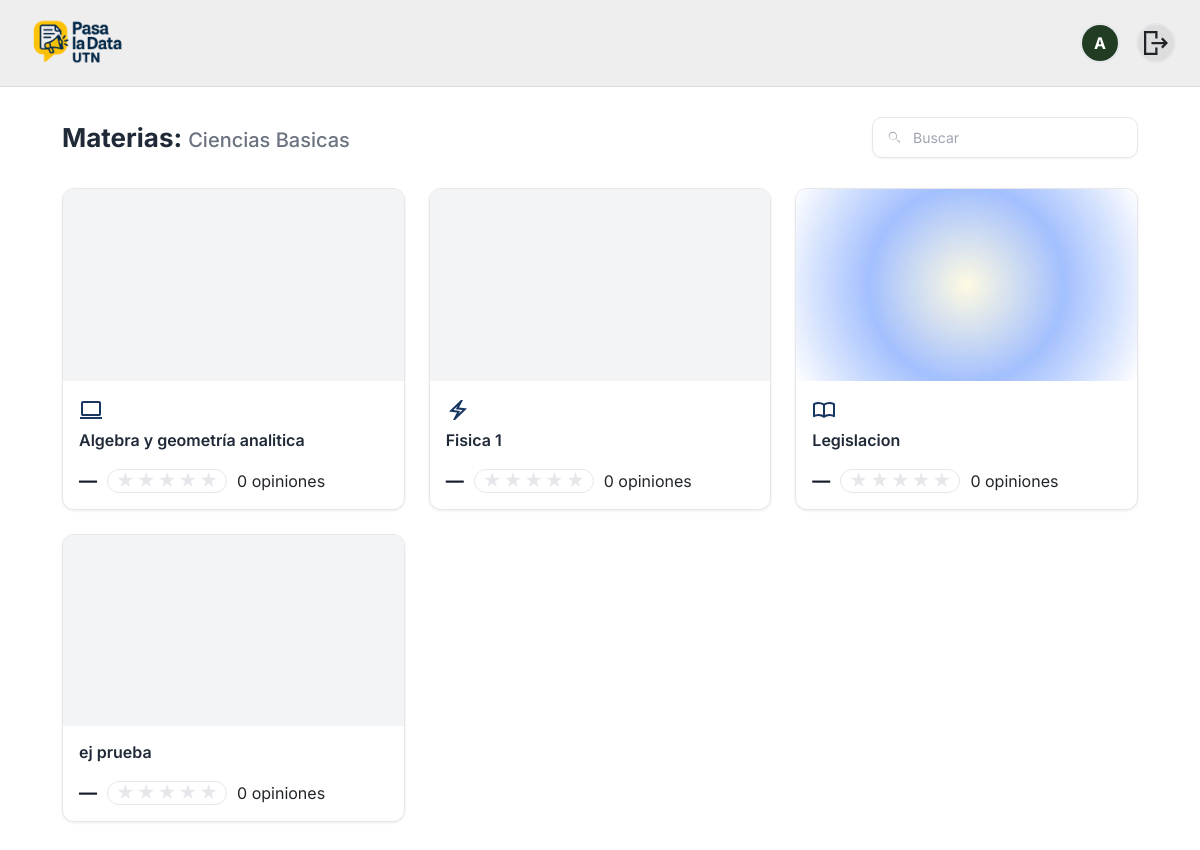
The page /academics/subjects/3/ (signed in) on the database its author committed.
### people/models.py (models this page shows, shortened)
class User(AbstractUser):
    class Role(models.TextChoices):
        ALUMNO = "ALU", "Alumno"
        PROFESOR = "PRO", "Profesor"
        ADMIN = "ADM", "Administrador"
    rol = models.CharField(max_length=3, choices=Role.choices)
    legajo = models.CharField(max_length=20, unique=True, null=True, blank=True)  # solo alumnos
    username = models.CharField(max_length=150, blank=True, default='')
    imagen_perfil = models.ImageField(
        upload_to="profiles/", null=True, blank=True
    )

### academics/models.py (models this page shows, shortened)
class Department(models.Model):
    nombre = models.CharField(max_length=120, unique=True)
    imagen = models.ImageField(upload_to="departments/", blank=True, null=True)
    icono = models.CharField(max_length=4096, blank=True, null=True)
    created_at = models.DateTimeField(auto_now_add=True)
    active = models.BooleanField(default=True)
    class Meta:
        ordering = ["nombre"]
        verbose_name = "Departamento"

class Materia(models.Model):
    nombre = models.CharField(max_length=120, unique=True)
    eliminado = models.BooleanField(default=False)
    departamento = models.ForeignKey(Department, on_delete=models.CASCADE, related_name="materias")
    descripcion = models.TextField(blank=True, null=True)
    icono = models.CharField(max_length=4096, blank=True, null=True)
    imagen = models.ImageField(upload_to="materias/", blank=True, null=True)
    created_at = models.DateTimeField(auto_now_add=True)
    active = models.BooleanField(default=True)
    class Meta:
        ordering = ["nombre"]
        verbose_name = "Materia"

### academics/views.py (the view)
# urls.py: path("subjects/<int:department_id>/", views.MateriasListView.as_view(), name="subjects_by_dept"),
class MateriasListView(LoginRequiredMixin, ListView):
    template_name = "academics/materias.html"
    context_object_name = "subjects"
    model = Materia
    def get_queryset(self):
        self.department = get_object_or_404(Department, pk=self.kwargs["department_id"])
        avg_sq = (ResenaItem.objects
                  .filter(target_type="MATERIA", materia_id=OuterRef('pk'))
                  .values('materia_id')
                  .annotate(avg=Avg('puntuacion'))
                  .values('avg')[:1])
        cnt_sq = (ResenaItem.objects
                  .filter(target_type="MATERIA", materia_id=OuterRef('pk'))
                  .values('materia_id')
                  .annotate(cnt=Count('id'))
                  .values('cnt')[:1])
        return (Materia.objects
                .filter(departamento_id=self.department.pk, eliminado=False)
                .select_related("departamento")
                .annotate(
                    avg_rating=Coalesce(Subquery(avg_sq, output_field=FloatField()), Value(0.0)),
                    opiniones_cnt=Coalesce(Subquery(cnt_sq, output_field=IntegerField()), Value(0)),
                )
                .order_by("nombre"))
    def get_context_data(self, **kwargs):
        ctx = super().get_context_data(**kwargs)
        ctx["department"] = self.department
        ctx["current_year"] = timezone.now().year
        for d in ctx["subjects"]:
            promedio = float(getattr(d, "avg_rating", 0.0) or 0.0)
            cantidad = int(getattr(d, "opiniones_cnt", 0) or 0)
            full_stars = max(0, min(5, int(round(promedio)))) if cantidad else 0
            d.rating = {
                "score": f"{promedio:.1f}" if cantidad else "—",
                "count_text": _count_text(cantidad),
                "full_stars": full_stars,
            }
        return ctx

### academics/views.py (called while the page is built)
def _count_text(n: int) -> str:
        return f"{n} opiniones" if n < 1000 else f"{n/1000:.1f} k opiniones"

### academics/templates/academics/materias.html (shortened to what this page needs)
{% extends "base.html" %}
{% load static %}
{% block extra_head %}
<link rel="stylesheet" href="{% static 'academics/css/departamento.css' %}">
{% endblock %}
{% block content %}
<div class="aa-container">
  <div class="aa-toolbar">
    <div class="aa-titles">
  <h2 class="aa-h2">Materias:</h2>
  <h2 class="aa-subh2">{{ department.nombre }}</h2>
</div>
    <div class="aa-search">
      <svg viewBox="0 0 24 24" aria-hidden="true">
        <path
          d="M15.5 14h-.79l-.28-.27a6.471 6.471 0 0 0 1.57-4.23C15.99 6.01 13.48 3.5 10.5 3.5S5 6.01 5 9s2.51 5.5 5.5 5.5c1.61 0 3.09-.59 4.23-1.57l.27.28v.79l4.25 4.25 1.27-1.27L15.5 14Zm-5 0C8.01 14 6 11.99 6 9.5S8.01 5 10.5 5 15 7.01 15 9.5 12.99 14 10.5 14Z" />
      </svg>
      <input id="search" type="text" placeholder="Buscar" autocomplete="off">
    </div>
  </div>
  <section id="grid" class="aa-grid">
   {% for d in subjects %}
  {% url 'academics:materia_comisiones' d.id current_year as subj_url %}
  {% include "academics/Components/card.html" with title=d.nombre image_url=d.imagen icon=d.icono badge=d.badge rating=d.rating opinions=d.opiniones href=subj_url new_tab=False %}
{% endfor %}
  </section>
</div>
{% endblock %}

### templates/partials/_navbar.html
{% load static %}
<header class="navbar">
  <div class="navbar__inner container-narrow">
    <a class="navbar__brand"
       href="{% if request.user.is_authenticated and request.user.rol == 'ADM' %}
                {% url 'academics:admin_panel' %}
              {% else %}
                {% url 'academics:home' %}
              {% endif %}">
      <img class="navbar__logo" src="{% static 'img/logo.png' %}" alt="Pasa la Data UTN">
    </a>
    <div class="navbar__right">
      {% if request.user.is_authenticated %}
        {% if request.user.rol != "ADM" %}
          <a class="nav-avatar" href="{% url 'people:perfil' %}" title="Mi perfil">
            {% if request.user.imagen_perfil %}
              <img src="{{ request.user.imagen_perfil.url }}" alt="Foto de perfil">
            {% else %}
              <span class="nav-avatar__fallback">
                {{ request.user.get_short_name|default:request.user.username|slice:":1"|upper }}
              </span>
            {% endif %}
          </a>
        {% endif %}
        <a class="nav-avatar" href="{% url 'people:logout' %}" title="Cerrar sesión">
          <img src="{% static 'img/logout.svg' %}" alt="Cerrar sesión" class="logout-icon">
        </a>
      {% else %}
        <a class="btn btn-light btn-sm" href="{% url 'people:register' %}">Registrate</a>
        <a class="btn btn-light btn-sm" href="{% url 'people:login' %}">Iniciar sesión</a>
      {% endif %}
    </div>
  </div>
</header>

### academics/templates/academics/Components/card.html (shortened to what this page needs)
{% load static %}
{% block extra_head %}
<link rel="stylesheet" href="{% static 'academics/css/card.css' %}">
{% endblock %}
    <a class="aa-card" href="{{ href }}" data-name="{{ title|lower }}"
    {% if new_tab %}target="_blank" rel="noopener"{% endif %}>
        <div class="aa-thumb">
    {% if image_url %}
      {% if image_url.url %}
        <img src="{{ image_url.url }}" alt="{{ title }}"
             onerror="this.closest('.aa-thumb').classList.add('aa-thumb-placeholder'); this.remove();">
      {% elif image_url|slice:":4" == "<svg" %}
        <div class="aa-thumb-svg">{{ image_url|safe }}</div>
      {% else %}
        <img src="{{ image_url }}" alt="{{ title }}"
             onerror="this.closest('.aa-thumb').classList.add('aa-thumb-placeholder'); this.remove();">
      {% endif %}
    {% else %}
      <div class="aa-thumb-placeholder"></div>
    {% endif %}
  </div>
  <div class="aa-body">
    {% if icon %}
      <div class="aa-icon">
        {% if icon.url %}
          <img class="aa-icon-img" src="{{ icon.url }}" alt=""
               onerror="this.remove();">
        {% elif icon|slice:":4" == "<svg" %}
          {{ icon|safe }}
        {% else %}
          <img class="aa-icon-img" src="{{ icon }}" alt=""
               onerror="this.remove();">
        {% endif %}
      </div>
    {% endif %}
        <h3 class="aa-title">{{ title }}</h3>
                {% if rating %}
    <div class="pp-rating-row">
        <span class="pp-score">{{ rating.score }}</span>
        <span class="pp-stars-pill">
        <span class="pp-stars" aria-label="rating">
            {% for i in "12345" %}
            {% if forloop.counter <= rating.full_stars %}
                <i>★</i>
            {% else %}
                <i class="off">★</i>
            {% endif %}
            {% endfor %}
        </span>
        </span>
        <span class="pp-opiniones">{{ rating.count_text }}</span>
    </div>
    {% endif %}
        </div>
    </a>

### static/css/app.css (style rules this page uses)
html, body { margin: 0; padding: 0; }
header.navbar { background: #efeeee; position: sticky; top: 0; z-index: 50; border-bottom: 1px solid rgba(0,0,0,.08); width: 100%; margin: 0; border-radius: 0 !important; }
.container-narrow { max-width: none; width: 100%; padding: 0 24px; box-sizing: border-box; }
.navbar__inner { display: flex; align-items: center; height: 70px; }
.navbar__brand { display: flex; align-items: center; }
.navbar__logo { height: 105px; width: auto; display: block; object-fit: contain; }
.navbar__right { margin-left: auto; display: flex; align-items: center; gap: 16px; }
:root { --font-ui: "Inter", system-ui, -apple-system, "Segoe UI", Roboto, Helvetica, Arial, sans-serif; }
html { font-family: var(--font-ui) !important; line-height: 1.5; }
body, input, select, textarea, button { font-family: inherit !important; }
*, *::before, *::after { font-kerning: normal; }
header.navbar .nav-avatar { width: 40px; height: 40px; border-radius: 50%; overflow: hidden; display: inline-flex; align-items: center; justify-content: center; text-decoration: none; background: #ddd; color: #333; border: 2px solid #e5e7eb; flex-shrink: 0; }
header.navbar .nav-avatar > img { width: 100%; height: 100%; display: block; object-fit: cover; object-position: center; }
header.navbar .nav-avatar__fallback { width: 100%; height: 100%; display: inline-flex; align-items: center; justify-content: center; font-weight: 700; font-size: 16px; color: #fff; background: #223C24; }

### academics/static/academics/css/departamento.css (style rules this page uses)
.aa-container { max-width: 1200px; margin: 0 auto; padding: 30px 20px; }
.aa-toolbar { display: flex; align-items: center; justify-content: space-between; gap: 16px; margin-bottom: 30px; }
.aa-toolbar h2 { margin: 0; font-weight: 700; font-size: 28px; color: #1f2937; }
.aa-search { display: flex; align-items: center; gap: 8px; border: 1px solid #e5e7eb; border-radius: 10px; padding: 8px 12px; min-width: 260px; background: #fff; box-shadow: 0 1px 2px rgba(16,24,40,.05); }
.aa-search svg { width: 18px; height: 18px; flex: 0 0 auto; fill: #9ca3af; }
.aa-search input { border: 0; outline: 0; width: 100%; background: transparent; font-size: 14px; }
.aa-search input::placeholder { color: #9ca3af; }
.aa-grid { display: grid; grid-template-columns: repeat(auto-fill, minmax(280px, 1fr)); gap: 24px; margin-top: 8px; }
.aa-card { display: flex; flex-direction: column; background: #fff; border-radius: 12px; border: 1px solid #e5e7eb; box-shadow: 0 1px 3px rgba(16,24,40,.08); text-decoration: none; color: inherit; overflow: hidden; transition: transform .18s ease, box-shadow .18s ease; }
.aa-thumb { position: relative; width: 100%; padding-top: 56.25%; overflow: hidden; background: #f3f4f6; }
.aa-thumb img { position: absolute; top: 0; left: 0; width: 100%; height: 100%; object-fit: cover; }
.aa-body { padding: 16px; display: flex; flex-direction: column; align-items: flex-start; text-align: left; }
.aa-icon { font-size: 22px; line-height: 1; }
.aa-title { margin: 0; font-size: 16px; font-weight: 600; color: #1f2937; }
.aa-toolbar .aa-titles { display: inline-flex; align-items: baseline; gap: 6px; }
.aa-toolbar .aa-h2 { margin: 0; font-weight: 700; font-size: 26px; color: #1f2937; }
.aa-toolbar .aa-subh2 { margin: 0; font-weight: 500; font-size: 20px; color: #6b7280; }

### rows shown on the page
User: user.get_short_name "A"
Department: nombre "Ciencias Basicas"
Materia: icono (picture), nombre "Algebra y geometría analitica", score "—", count_text "0 opiniones"
Materia: icono (picture), nombre "Fisica 1", score "—", count_text "0 opiniones"
Materia: icono (picture), nombre "Legislacion", score "—", count_text "0 opiniones"
Materia: nombre "ej prueba", score "—", count_text "0 opiniones"
